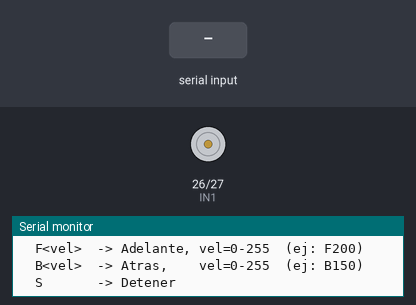
Bench run of a sketch on a simulated ESP32. Parts: motor-driver pin pairs drawn as motors (green arrow = first pin HIGH = forward, orange = second pin HIGH = backward, longer = more drive, scaled by the enable pin), the last lines printed to the serial monitor. The test bench sets the inputs (shaded band).

Above: at 1.2 s.
1.3 s: "F90\n" received over Serial
At 2.0 s:
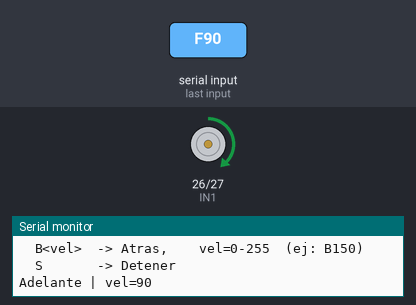
2.8 s: "B90\n" received over Serial
At 3.1 s:
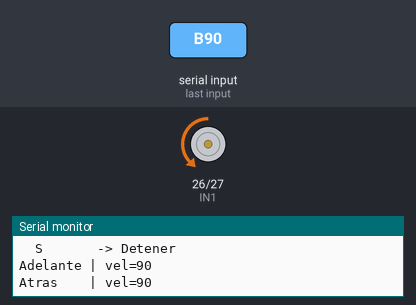
4.3 s: "F,45\n" received over Serial
At 5.5 s:
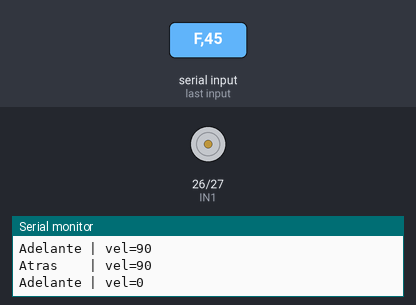
5.8 s: "B,45\n" received over Serial
7.3 s: "F\n" received over Serial
8.8 s: "B\n" received over Serial
Timing chart, 0 to 11.3 s (numbered marks = the images above; inputs shaded):
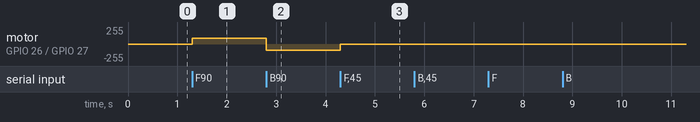

Measured:
- after the input at 1.3 s, motor on GPIO 26 (IN1) / GPIO 27 (IN2): stopped → forward 90/255 at once
- after the input at 2.8 s, motor on GPIO 26 (IN1) / GPIO 27 (IN2): forward 90/255 → backward 90/255 at once
- after the input at 4.3 s, motor on GPIO 26 (IN1) / GPIO 27 (IN2): backward 90/255 → stopped at once

The sketch:

pwm_motor_dc_esp32.ino
```cpp
// Práctica: PWM — Control Motor DC con L298N + ESP32
// Objetivo: Controlar velocidad y dirección de un motor DC usando el driver L298N.
//
// El L298N es un driver de puente H que permite:
//   - Controlar la VELOCIDAD con PWM (pin ENA o ENB)
//   - Controlar la DIRECCIÓN con dos pines de lógica (IN1/IN2 o IN3/IN4)
//
// Conexión L298N -> ESP32:
//   ENA  -> GPIO 14  (PWM de velocidad)
//   IN1  -> GPIO 26  (dirección)
//   IN2  -> GPIO 27  (dirección)
//   GND  -> GND común
//   5V   -> fuente externa 5V
//   12V  -> fuente del motor (6V-12V según el motor)
//
// IMPORTANTE: GND del ESP32, L298N y fuente externa deben estar todos conectados.

const int ENA  = 14;   // PWM velocidad
const int IN1  = 26;   // Dirección 1
const int IN2  = 27;   // Dirección 2

const int CANAL_PWM  = 2;
const int FRECUENCIA = 1000;  // 1kHz para motores DC
const int RESOLUCION = 8;     // 0-255

void setup() {
  Serial.begin(115200);

  pinMode(IN1, OUTPUT);
  pinMode(IN2, OUTPUT);

  ledcSetup(CANAL_PWM, FRECUENCIA, RESOLUCION);
  ledcAttachPin(ENA, CANAL_PWM);

  detenerMotor();

  Serial.println("=== Motor DC + L298N + ESP32 ===");
  Serial.println("Comandos en Monitor Serial:");
  Serial.println("  F<vel>  -> Adelante, vel=0-255  (ej: F200)");
  Serial.println("  B<vel>  -> Atras,    vel=0-255  (ej: B150)");
  Serial.println("  S       -> Detener");
}

void adelante(int velocidad) {
  velocidad = constrain(velocidad, 0, 255);
  digitalWrite(IN1, HIGH);
  digitalWrite(IN2, LOW);
  ledcWrite(CANAL_PWM, velocidad);
  Serial.print("Adelante | vel="); Serial.println(velocidad);
}

void atras(int velocidad) {
  velocidad = constrain(velocidad, 0, 255);
  digitalWrite(IN1, LOW);
  digitalWrite(IN2, HIGH);
  ledcWrite(CANAL_PWM, velocidad);
  Serial.print("Atras    | vel="); Serial.println(velocidad);
}

void detenerMotor() {
  digitalWrite(IN1, LOW);
  digitalWrite(IN2, LOW);
  ledcWrite(CANAL_PWM, 0);
  Serial.println("Motor detenido");
}

void loop() {
  if (Serial.available() > 0) {
    String cmd = Serial.readStringUntil('\n');
    cmd.trim();
    cmd.toUpperCase();

    if (cmd.startsWith("F")) {
      int vel = cmd.substring(1).toInt();
      adelante(vel);
    } else if (cmd.startsWith("B")) {
      int vel = cmd.substring(1).toInt();
      atras(vel);
    } else if (cmd == "S") {
      detenerMotor();
    } else {
      Serial.println("Comando invalido. Usa F<vel>, B<vel> o S");
    }
  }
}
```
